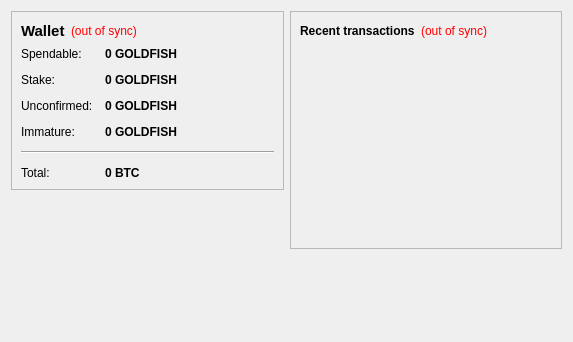
<?xml version="1.0" encoding="UTF-8"?>
<ui version="4.0">
 <class>OverviewPage</class>
 <widget class="QWidget" name="OverviewPage">
  <property name="geometry">
   <rect>
    <x>0</x>
    <y>0</y>
    <width>573</width>
    <height>342</height>
   </rect>
  </property>
  <property name="windowTitle">
   <string>Form</string>
  </property>
  <layout class="QHBoxLayout" name="horizontalLayout" stretch="1,1">
   <item>
    <layout class="QVBoxLayout" name="verticalLayout_2">
     <item>
      <widget class="QFrame" name="frame">
       <property name="frameShape">
        <enum>QFrame::StyledPanel</enum>
       </property>
       <property name="frameShadow">
        <enum>QFrame::Raised</enum>
       </property>
       <layout class="QVBoxLayout" name="verticalLayout_4">
        <item>
         <layout class="QHBoxLayout" name="horizontalLayout_4">
          <item>
           <widget class="QLabel" name="label_5">
            <property name="font">
             <font>
              <pointsize>11</pointsize>
              <weight>75</weight>
              <bold>true</bold>
             </font>
            </property>
            <property name="text">
             <string>Wallet</string>
            </property>
           </widget>
          </item>
          <item>
           <widget class="QLabel" name="labelWalletStatus">
            <property name="toolTip">
             <string>The displayed information may be out of date. Your wallet automatically synchronizes with the GOLDFISH network after a connection is established, but this process has not completed yet.</string>
            </property>
            <property name="styleSheet">
             <string notr="true">QLabel { color: red; }</string>
            </property>
            <property name="text">
             <string notr="true">(out of sync)</string>
            </property>
            <property name="alignment">
             <set>Qt::AlignLeading|Qt::AlignLeft|Qt::AlignVCenter</set>
            </property>
           </widget>
          </item>
          <item>
           <spacer name="horizontalSpacer_2">
            <property name="orientation">
             <enum>Qt::Horizontal</enum>
            </property>
            <property name="sizeHint" stdset="0">
             <size>
              <width>40</width>
              <height>20</height>
             </size>
            </property>
           </spacer>
          </item>
         </layout>
        </item>
        <item>
         <layout class="QFormLayout" name="formLayout_2">
          <property name="fieldGrowthPolicy">
           <enum>QFormLayout::AllNonFixedFieldsGrow</enum>
          </property>
          <property name="horizontalSpacing">
           <number>12</number>
          </property>
          <property name="verticalSpacing">
           <number>12</number>
          </property>
          <item row="0" column="0">
           <widget class="QLabel" name="label">
            <property name="text">
             <string>Spendable:</string>
            </property>
           </widget>
          </item>
          <item row="0" column="1">
           <widget class="QLabel" name="labelBalance">
            <property name="font">
             <font>
              <weight>75</weight>
              <bold>true</bold>
             </font>
            </property>
            <property name="cursor">
             <cursorShape>IBeamCursor</cursorShape>
            </property>
            <property name="toolTip">
             <string>Your current spendable balance</string>
            </property>
            <property name="text">
             <string notr="true">0 GOLDFISH</string>
            </property>
            <property name="textInteractionFlags">
             <set>Qt::LinksAccessibleByMouse|Qt::TextSelectableByKeyboard|Qt::TextSelectableByMouse</set>
            </property>
           </widget>
          </item>
          <item row="1" column="0">
           <widget class="QLabel" name="label_6">
            <property name="text">
             <string>Stake:</string>
            </property>
           </widget>
          </item>
          <item row="1" column="1">
           <widget class="QLabel" name="labelStake">
            <property name="font">
             <font>
              <weight>75</weight>
              <bold>true</bold>
             </font>
            </property>
            <property name="cursor">
             <cursorShape>IBeamCursor</cursorShape>
            </property>
            <property name="toolTip">
             <string>Total of coins that was staked, and do not yet count toward the current balance</string>
            </property>
            <property name="text">
             <string notr="true">0 GOLDFISH</string>
            </property>
            <property name="textInteractionFlags">
             <set>Qt::LinksAccessibleByMouse|Qt::TextSelectableByKeyboard|Qt::TextSelectableByMouse</set>
            </property>
           </widget>
          </item>
          <item row="2" column="0">
           <widget class="QLabel" name="label_3">
            <property name="text">
             <string>Unconfirmed:</string>
            </property>
           </widget>
          </item>
          <item row="2" column="1">
           <widget class="QLabel" name="labelUnconfirmed">
            <property name="font">
             <font>
              <weight>75</weight>
              <bold>true</bold>
             </font>
            </property>
            <property name="cursor">
             <cursorShape>IBeamCursor</cursorShape>
            </property>
            <property name="toolTip">
             <string>Total of transactions that have yet to be confirmed, and do not yet count toward the current balance</string>
            </property>
            <property name="text">
             <string notr="true">0 GOLDFISH</string>
            </property>
            <property name="textInteractionFlags">
             <set>Qt::LinksAccessibleByMouse|Qt::TextSelectableByKeyboard|Qt::TextSelectableByMouse</set>
            </property>
           </widget>
          </item>
          <item row="3" column="0">
           <widget class="QLabel" name="labelImmatureText">
            <property name="text">
             <string>Immature:</string>
            </property>
           </widget>
          </item>
          <item row="3" column="1">
           <widget class="QLabel" name="labelImmature">
            <property name="font">
             <font>
              <weight>75</weight>
              <bold>true</bold>
             </font>
            </property>
            <property name="toolTip">
             <string>Mined balance that has not yet matured</string>
            </property>
            <property name="text">
             <string notr="true">0 GOLDFISH</string>
            </property>
            <property name="textInteractionFlags">
             <set>Qt::LinksAccessibleByMouse|Qt::TextSelectableByKeyboard|Qt::TextSelectableByMouse</set>
            </property>
           </widget>
          </item>
          <item row="4" column="0" colspan="2">
           <widget class="Line" name="line">
            <property name="orientation">
             <enum>Qt::Horizontal</enum>
            </property>
           </widget>
          </item>
          <item row="5" column="0">
           <widget class="QLabel" name="labelTotalText">
            <property name="text">
             <string>Total:</string>
            </property>
           </widget>
          </item>
          <item row="5" column="1">
           <widget class="QLabel" name="labelTotal">
            <property name="font">
             <font>
              <weight>75</weight>
              <bold>true</bold>
             </font>
            </property>
            <property name="cursor">
             <cursorShape>IBeamCursor</cursorShape>
            </property>
            <property name="toolTip">
             <string>Your current total balance</string>
            </property>
            <property name="text">
             <string notr="true">0 BTC</string>
            </property>
            <property name="textInteractionFlags">
             <set>Qt::LinksAccessibleByMouse|Qt::TextSelectableByKeyboard|Qt::TextSelectableByMouse</set>
            </property>
           </widget>
          </item>
         </layout>
        </item>
       </layout>
      </widget>
     </item>
     <item>
      <spacer name="verticalSpacer">
       <property name="orientation">
        <enum>Qt::Vertical</enum>
       </property>
       <property name="sizeHint" stdset="0">
        <size>
         <width>20</width>
         <height>40</height>
        </size>
       </property>
      </spacer>
     </item>
    </layout>
   </item>
   <item>
    <layout class="QVBoxLayout" name="verticalLayout_3">
     <item>
      <widget class="QFrame" name="frame_2">
       <property name="frameShape">
        <enum>QFrame::StyledPanel</enum>
       </property>
       <property name="frameShadow">
        <enum>QFrame::Raised</enum>
       </property>
       <layout class="QVBoxLayout" name="verticalLayout">
        <item>
         <layout class="QHBoxLayout" name="horizontalLayout_2">
          <item>
           <widget class="QLabel" name="label_4">
            <property name="text">
             <string>&lt;b&gt;Recent transactions&lt;/b&gt;</string>
            </property>
           </widget>
          </item>
          <item>
           <widget class="QLabel" name="labelTransactionsStatus">
            <property name="toolTip">
             <string>The displayed information may be out of date. Your wallet automatically synchronizes with the GOLDFISH network after a connection is established, but this process has not completed yet.</string>
            </property>
            <property name="styleSheet">
             <string notr="true">QLabel { color: red; }</string>
            </property>
            <property name="text">
             <string notr="true">(out of sync)</string>
            </property>
            <property name="alignment">
             <set>Qt::AlignRight|Qt::AlignTrailing|Qt::AlignVCenter</set>
            </property>
           </widget>
          </item>
          <item>
           <spacer name="horizontalSpacer">
            <property name="orientation">
             <enum>Qt::Horizontal</enum>
            </property>
            <property name="sizeHint" stdset="0">
             <size>
              <width>40</width>
              <height>20</height>
             </size>
            </property>
           </spacer>
          </item>
         </layout>
        </item>
        <item>
         <widget class="QListView" name="listTransactions">
          <property name="styleSheet">
           <string notr="true">QListView { background: transparent; }</string>
          </property>
          <property name="frameShape">
           <enum>QFrame::NoFrame</enum>
          </property>
          <property name="verticalScrollBarPolicy">
           <enum>Qt::ScrollBarAlwaysOff</enum>
          </property>
          <property name="horizontalScrollBarPolicy">
           <enum>Qt::ScrollBarAlwaysOff</enum>
          </property>
          <property name="selectionMode">
           <enum>QAbstractItemView::NoSelection</enum>
          </property>
         </widget>
        </item>
       </layout>
      </widget>
     </item>
     <item>
      <spacer name="verticalSpacer_2">
       <property name="orientation">
        <enum>Qt::Vertical</enum>
       </property>
       <property name="sizeHint" stdset="0">
        <size>
         <width>20</width>
         <height>40</height>
        </size>
       </property>
      </spacer>
     </item>
    </layout>
   </item>
  </layout>
 </widget>
 <resources/>
 <connections/>
</ui>
